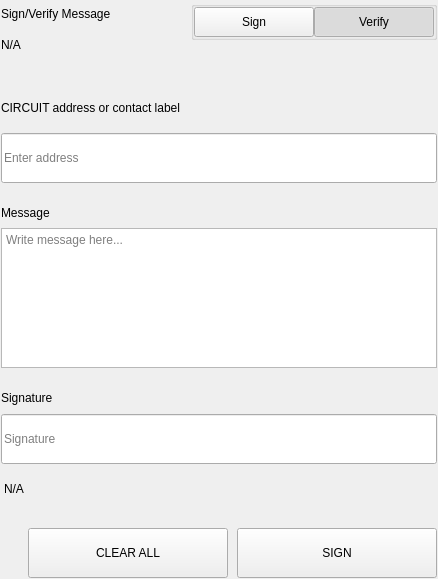
<?xml version="1.0" encoding="UTF-8"?>
<ui version="4.0">
 <class>SettingsSignMessageWidgets</class>
 <widget class="QWidget" name="SettingsSignMessageWidgets">
  <property name="geometry">
   <rect>
    <x>0</x>
    <y>0</y>
    <width>438</width>
    <height>579</height>
   </rect>
  </property>
  <property name="windowTitle">
   <string>Form</string>
  </property>
  <layout class="QVBoxLayout" name="verticalLayout">
   <property name="spacing">
    <number>0</number>
   </property>
   <property name="leftMargin">
    <number>0</number>
   </property>
   <property name="topMargin">
    <number>0</number>
   </property>
   <property name="rightMargin">
    <number>0</number>
   </property>
   <property name="bottomMargin">
    <number>0</number>
   </property>
   <item>
    <widget class="QWidget" name="left" native="true">
     <layout class="QVBoxLayout" name="verticalLayout_3">
      <property name="leftMargin">
       <number>0</number>
      </property>
      <property name="topMargin">
       <number>0</number>
      </property>
      <property name="rightMargin">
       <number>0</number>
      </property>
      <property name="bottomMargin">
       <number>0</number>
      </property>
      <item>
       <widget class="QWidget" name="container_sign" native="true">
        <layout class="QVBoxLayout" name="verticalLayout_2">
         <property name="spacing">
          <number>0</number>
         </property>
         <property name="leftMargin">
          <number>1</number>
         </property>
         <property name="topMargin">
          <number>1</number>
         </property>
         <property name="rightMargin">
          <number>1</number>
         </property>
         <property name="bottomMargin">
          <number>1</number>
         </property>
         <item>
          <layout class="QHBoxLayout" name="horizontalLayout_3" stretch="3,1">
           <property name="spacing">
            <number>40</number>
           </property>
           <item>
            <layout class="QVBoxLayout" name="verticalLayoutTitle">
             <property name="spacing">
              <number>5</number>
             </property>
             <item>
              <widget class="QLabel" name="labelTitle">
               <property name="text">
                <string>Sign/Verify Message</string>
               </property>
              </widget>
             </item>
             <item>
              <widget class="QLabel" name="labelSubtitle1">
               <property name="text">
                <string notr="true">N/A</string>
               </property>
               <property name="wordWrap">
                <bool>true</bool>
               </property>
              </widget>
             </item>
            </layout>
           </item>
           <item alignment="Qt::AlignRight|Qt::AlignTop">
            <widget class="QWidget" name="containerSwitch" native="true">
             <property name="styleSheet">
              <string notr="true">#containerSwitch{
	padding-top:9px;
}</string>
             </property>
             <layout class="QVBoxLayout" name="verticalLayout_6">
              <property name="spacing">
               <number>4</number>
              </property>
              <property name="leftMargin">
               <number>0</number>
              </property>
              <property name="topMargin">
               <number>0</number>
              </property>
              <property name="rightMargin">
               <number>0</number>
              </property>
              <property name="bottomMargin">
               <number>0</number>
              </property>
              <item alignment="Qt::AlignRight">
               <widget class="QGroupBox" name="groupBox">
                <property name="sizePolicy">
                 <sizepolicy hsizetype="Fixed" vsizetype="Preferred">
                  <horstretch>0</horstretch>
                  <verstretch>0</verstretch>
                 </sizepolicy>
                </property>
                <property name="title">
                 <string/>
                </property>
                <property name="alignment">
                 <set>Qt::AlignRight|Qt::AlignTop|Qt::AlignTrailing</set>
                </property>
                <layout class="QHBoxLayout" name="horizontalLayout_4">
                 <property name="spacing">
                  <number>0</number>
                 </property>
                 <property name="leftMargin">
                  <number>0</number>
                 </property>
                 <property name="topMargin">
                  <number>0</number>
                 </property>
                 <property name="rightMargin">
                  <number>0</number>
                 </property>
                 <property name="bottomMargin">
                  <number>0</number>
                 </property>
                 <item>
                  <widget class="QPushButton" name="pushSign">
                   <property name="minimumSize">
                    <size>
                     <width>120</width>
                     <height>30</height>
                    </size>
                   </property>
                   <property name="maximumSize">
                    <size>
                     <width>120</width>
                     <height>30</height>
                    </size>
                   </property>
                   <property name="focusPolicy">
                    <enum>Qt::NoFocus</enum>
                   </property>
                   <property name="text">
                    <string>Sign</string>
                   </property>
                   <property name="checkable">
                    <bool>true</bool>
                   </property>
                   <property name="autoExclusive">
                    <bool>true</bool>
                   </property>
                  </widget>
                 </item>
                 <item>
                  <widget class="QPushButton" name="pushVerify">
                   <property name="minimumSize">
                    <size>
                     <width>120</width>
                     <height>30</height>
                    </size>
                   </property>
                   <property name="maximumSize">
                    <size>
                     <width>120</width>
                     <height>30</height>
                    </size>
                   </property>
                   <property name="focusPolicy">
                    <enum>Qt::NoFocus</enum>
                   </property>
                   <property name="text">
                    <string>Verify</string>
                   </property>
                   <property name="checkable">
                    <bool>true</bool>
                   </property>
                   <property name="checked">
                    <bool>true</bool>
                   </property>
                   <property name="autoExclusive">
                    <bool>true</bool>
                   </property>
                  </widget>
                 </item>
                </layout>
               </widget>
              </item>
              <item alignment="Qt::AlignHCenter|Qt::AlignTop">
               <widget class="QLabel" name="labelSubtitleSwitch">
                <property name="text">
                 <string/>
                </property>
                <property name="alignment">
                 <set>Qt::AlignRight|Qt::AlignTrailing|Qt::AlignVCenter</set>
                </property>
               </widget>
              </item>
             </layout>
            </widget>
           </item>
          </layout>
         </item>
         <item>
          <spacer name="verticalSpacer_2">
           <property name="orientation">
            <enum>Qt::Vertical</enum>
           </property>
           <property name="sizeType">
            <enum>QSizePolicy::Fixed</enum>
           </property>
           <property name="sizeHint" stdset="0">
            <size>
             <width>20</width>
             <height>40</height>
            </size>
           </property>
          </spacer>
         </item>
         <item>
          <widget class="QWidget" name="containerAddress" native="true">
           <property name="sizePolicy">
            <sizepolicy hsizetype="Preferred" vsizetype="Fixed">
             <horstretch>0</horstretch>
             <verstretch>0</verstretch>
            </sizepolicy>
           </property>
           <layout class="QVBoxLayout" name="verticalLayout_5" stretch="0,0">
            <property name="spacing">
             <number>15</number>
            </property>
            <property name="leftMargin">
             <number>0</number>
            </property>
            <property name="topMargin">
             <number>0</number>
            </property>
            <property name="rightMargin">
             <number>0</number>
            </property>
            <property name="bottomMargin">
             <number>0</number>
            </property>
            <item>
             <widget class="QLabel" name="labelSubtitleAddress">
              <property name="minimumSize">
               <size>
                <width>0</width>
                <height>20</height>
               </size>
              </property>
              <property name="maximumSize">
               <size>
                <width>16777215</width>
                <height>20</height>
               </size>
              </property>
              <property name="text">
               <string>CIRCUIT address or contact label</string>
              </property>
             </widget>
            </item>
            <item>
             <widget class="QLineEdit" name="addressIn_SM">
              <property name="minimumSize">
               <size>
                <width>0</width>
                <height>50</height>
               </size>
              </property>
              <property name="maximumSize">
               <size>
                <width>16777215</width>
                <height>50</height>
               </size>
              </property>
              <property name="placeholderText">
               <string>Enter address</string>
              </property>
             </widget>
            </item>
           </layout>
          </widget>
         </item>
         <item>
          <spacer name="verticalSpacer_3">
           <property name="orientation">
            <enum>Qt::Vertical</enum>
           </property>
           <property name="sizeType">
            <enum>QSizePolicy::Fixed</enum>
           </property>
           <property name="sizeHint" stdset="0">
            <size>
             <width>20</width>
             <height>20</height>
            </size>
           </property>
          </spacer>
         </item>
         <item>
          <layout class="QVBoxLayout" name="verticalLayout_9">
           <property name="spacing">
            <number>5</number>
           </property>
           <item>
            <widget class="QLabel" name="labelSubtitleMessage">
             <property name="minimumSize">
              <size>
               <width>0</width>
               <height>20</height>
              </size>
             </property>
             <property name="maximumSize">
              <size>
               <width>16777215</width>
               <height>20</height>
              </size>
             </property>
             <property name="text">
              <string>Message</string>
             </property>
            </widget>
           </item>
           <item>
            <widget class="QPlainTextEdit" name="messageIn_SM">
             <property name="minimumSize">
              <size>
               <width>0</width>
               <height>140</height>
              </size>
             </property>
             <property name="maximumSize">
              <size>
               <width>16777215</width>
               <height>140</height>
              </size>
             </property>
             <property name="placeholderText">
              <string>Write message here...</string>
             </property>
            </widget>
           </item>
          </layout>
         </item>
         <item>
          <spacer name="verticalSpacer_4">
           <property name="orientation">
            <enum>Qt::Vertical</enum>
           </property>
           <property name="sizeType">
            <enum>QSizePolicy::Fixed</enum>
           </property>
           <property name="sizeHint" stdset="0">
            <size>
             <width>20</width>
             <height>20</height>
            </size>
           </property>
          </spacer>
         </item>
         <item>
          <widget class="QWidget" name="widget" native="true">
           <property name="minimumSize">
            <size>
             <width>0</width>
             <height>75</height>
            </size>
           </property>
           <property name="maximumSize">
            <size>
             <width>16777215</width>
             <height>16777215</height>
            </size>
           </property>
           <layout class="QVBoxLayout" name="verticalLayout_4">
            <property name="leftMargin">
             <number>0</number>
            </property>
            <property name="topMargin">
             <number>0</number>
            </property>
            <property name="rightMargin">
             <number>0</number>
            </property>
            <property name="bottomMargin">
             <number>0</number>
            </property>
            <item>
             <widget class="QLabel" name="labelSubtitleSignature">
              <property name="minimumSize">
               <size>
                <width>0</width>
                <height>20</height>
               </size>
              </property>
              <property name="maximumSize">
               <size>
                <width>16777215</width>
                <height>20</height>
               </size>
              </property>
              <property name="text">
               <string>Signature</string>
              </property>
             </widget>
            </item>
            <item>
             <widget class="QLineEdit" name="signatureOut_SM">
              <property name="minimumSize">
               <size>
                <width>0</width>
                <height>50</height>
               </size>
              </property>
              <property name="placeholderText">
               <string>Signature</string>
              </property>
             </widget>
            </item>
           </layout>
          </widget>
         </item>
         <item>
          <widget class="QLabel" name="statusLabel_SM">
           <property name="styleSheet">
            <string notr="true">padding-top:5px;</string>
           </property>
           <property name="text">
            <string notr="true">N/A</string>
           </property>
          </widget>
         </item>
         <item>
          <spacer name="verticalSpacer">
           <property name="orientation">
            <enum>Qt::Vertical</enum>
           </property>
           <property name="sizeType">
            <enum>QSizePolicy::Fixed</enum>
           </property>
           <property name="sizeHint" stdset="0">
            <size>
             <width>20</width>
             <height>20</height>
            </size>
           </property>
          </spacer>
         </item>
         <item>
          <layout class="QHBoxLayout" name="horizontalLayout_7">
           <property name="spacing">
            <number>9</number>
           </property>
           <item>
            <spacer name="horizontalSpacer_5">
             <property name="orientation">
              <enum>Qt::Horizontal</enum>
             </property>
             <property name="sizeType">
              <enum>QSizePolicy::Expanding</enum>
             </property>
             <property name="sizeHint" stdset="0">
              <size>
               <width>40</width>
               <height>20</height>
              </size>
             </property>
            </spacer>
           </item>
           <item>
            <widget class="QPushButton" name="pushButtonClear">
             <property name="minimumSize">
              <size>
               <width>200</width>
               <height>50</height>
              </size>
             </property>
             <property name="focusPolicy">
              <enum>Qt::NoFocus</enum>
             </property>
             <property name="text">
              <string>CLEAR ALL</string>
             </property>
            </widget>
           </item>
           <item>
            <widget class="QPushButton" name="pushButtonSave">
             <property name="minimumSize">
              <size>
               <width>200</width>
               <height>50</height>
              </size>
             </property>
             <property name="maximumSize">
              <size>
               <width>200</width>
               <height>50</height>
              </size>
             </property>
             <property name="focusPolicy">
              <enum>Qt::NoFocus</enum>
             </property>
             <property name="text">
              <string>SIGN</string>
             </property>
            </widget>
           </item>
          </layout>
         </item>
        </layout>
       </widget>
      </item>
     </layout>
    </widget>
   </item>
  </layout>
 </widget>
 <resources/>
 <connections/>
</ui>
